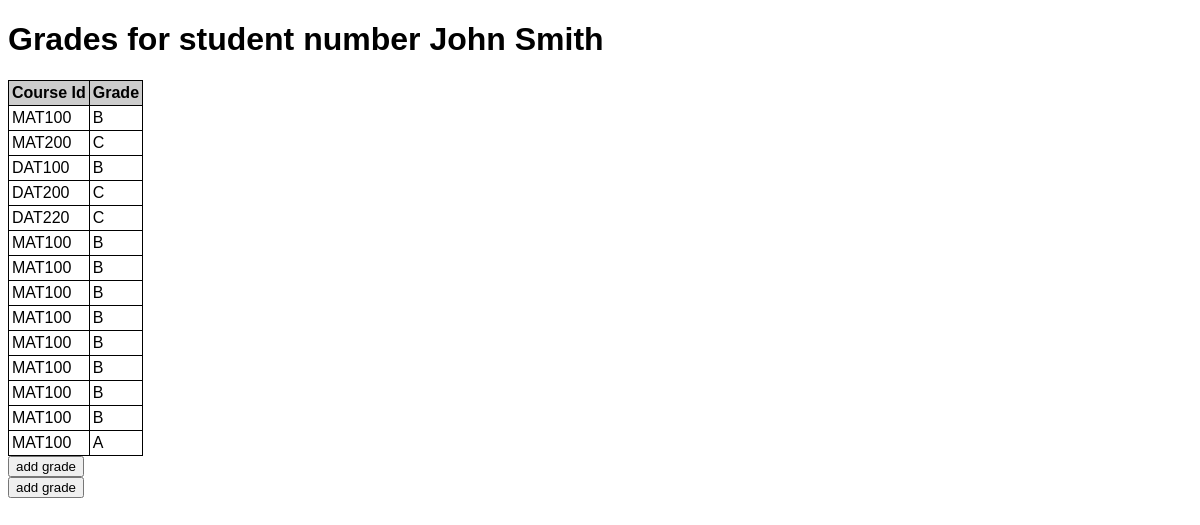
Page /student/111111 on the committed database.
### tables this page shows
CREATE TABLE students (
                                student_no INTEGER PRIMARY KEY,
                                name TEXT NOT NULL
                            );

CREATE TABLE grades (
                                id INTEGER PRIMARY KEY,
                                student_no INTEGER NOT NULL,
                                course_id TEXT NOT NULL,
                                grade TEXT NOT NULL,
                                FOREIGN KEY (student_no) REFERENCES students (student_no),
                                FOREIGN KEY (course_id) REFERENCES courses (id)
                            );

### app.py (the view)
@app.route('/student/<int:student_no>')
def student(student_no):
    conn = get_db()
    cur = conn.cursor()
    try:
        dataHolder = []
        sql = "SELECT grades.student_no, grades.course_id, grades.grade, students.name FROM grades, students WHERE students.student_no=? and grades.student_no=?"
        cur.execute(sql, (student_no, student_no,))
        for (student_no, course_id, grade, name) in cur:
            dataHolder.append({
                "student_no": student_no,
                "course_id": course_id,
                "grade": grade,
                "name": name
            })
        return render_template("student.html", data=dataHolder, givenStudent=student_no)
    finally:
        dataHolder = []
        cur.close()

### app.py (called while the page is built)
def get_db():
    db = getattr(g, '_database', None)
    if db is None:
        db = g._database = sqlite3.connect(DATABASE)
    return db

@app.teardown_appcontext
def close_connection(exception):
    db = getattr(g, '_database', None)
    if db is not None:
        db.close()

### templates/student.html (shortened to what this page needs)
<!DOCTYPE html>
<html lang="en">
<head>
    <link rel="stylesheet" href="../static/style.css"/>
</head>
<body>
    <div id="container">
        <h1>Grades for student number {{data[0].name}}</h1>
        <table>
            <thead>
                <tr>
                    <th>Course Id</th>
                    <th>Grade</th>
                </tr>
            </thead>
            <tbody>
                {% for grade in data %}
                <tr>
                    <td>{{ grade.course_id }} </td>
                    <td>{{ grade.grade }}</td>
                </tr>
                {% endfor %}
            </tbody>
        </table>
        <form action="" method="get">
            <input type="submit" value="add grade">
        </form>
        <form action="..../add_grade.html.html" method="get">
            <input type="submit" value="add grade">
        </form>
    </div>
</body>
</html>

### static/style.css (style rules this page uses)
* { font-family: Verdana, Arial, sans-serif; }
table { border-collapse: collapse; }
th { background-color: #cccccc; text-align: left; }
td, th { border: 1px solid black; padding: 3px; }

### rows in the picture
students: name "John Smith"
grades: course_id "MAT100", grade "B"
grades: course_id "MAT200", grade "C"
grades: course_id "DAT100", grade "B"
grades: course_id "DAT200", grade "C"
grades: course_id "DAT220", grade "C"
grades: course_id "MAT100", grade "B"
grades: course_id "MAT100", grade "B"
grades: course_id "MAT100", grade "B"
grades: course_id "MAT100", grade "B"
grades: course_id "MAT100", grade "B"
grades: course_id "MAT100", grade "B"
grades: course_id "MAT100", grade "B"
grades: course_id "MAT100", grade "B"
grades: course_id "MAT100", grade "A"
